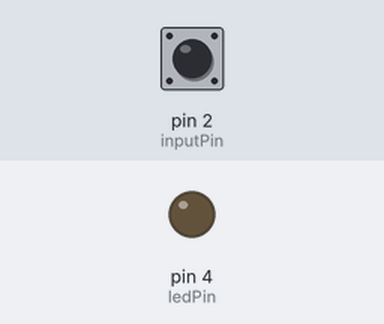
Recording of a sketch running on a simulated Arduino Uno, built with avr-gcc and run on an emulated ATmega328P. Shown: output pins drawn as LEDs (lit = HIGH). Dashed ring = blinking. The inputs (shaded band) are chosen by the test bench; at power-on: pin 2 (inputPin) HIGH. What the sketch prints to the serial monitor is not drawn.

Above: at 1.2 s.
1.3 s: pin 2 (inputPin) pulled LOW for 0.15 s
At 1.37 s:
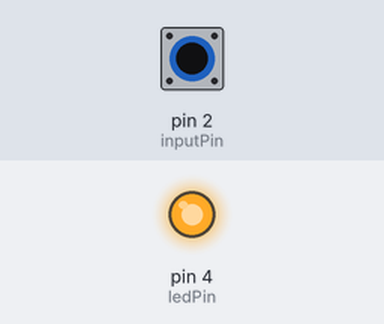
2.9 s: pin 2 (inputPin) pulled LOW for 1 s
At 5.1 s:
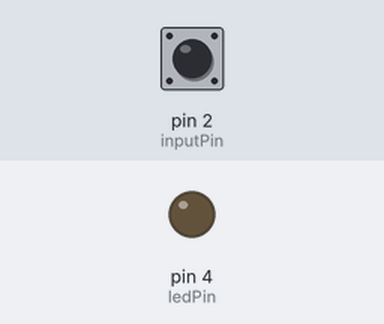
5.8 s: pin 2 (inputPin) pulled LOW for 3.2 s
At 6.6 s:
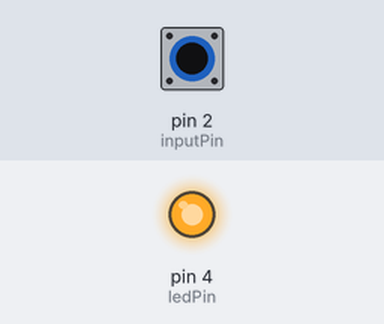
10.5 s: pin 2 (inputPin) pulsed LOW 2 times (0.12 s each, 0.3 s apart)
At 10.56 s:
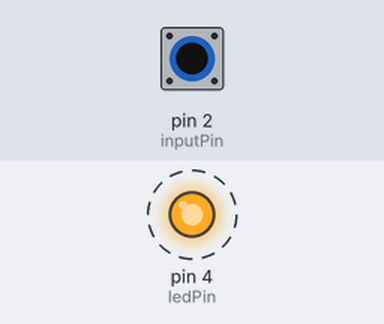
12.9 s: pin 2 (inputPin) pulsed LOW 5 times (0.12 s each, 0.3 s apart)
At 14.9 s:
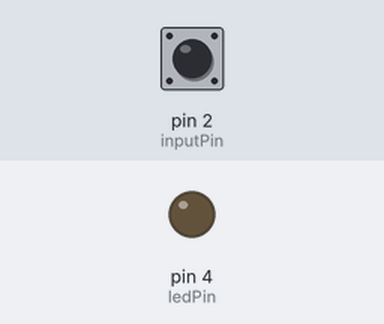
Timing chart, 0 to 16.4 s (numbered marks = the images above; inputs shaded):
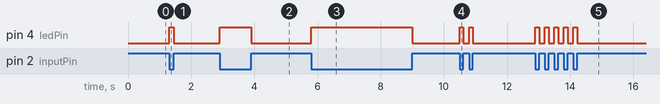

Measured:
- after the input at 1.3 s, pin 4 (ledPin): LOW → HIGH at once, → LOW 0.15 s later
- after the input at 2.9 s, pin 4 (ledPin): LOW → HIGH at once, → LOW 1.0 s later
- after the input at 5.8 s, pin 4 (ledPin): LOW → HIGH at once, → LOW 3.2 s later
- after the input at 10.5 s, pin 4 (ledPin): alternates HIGH for 0.12 s and LOW for 0.18 s, 4 changes in all, then stays LOW, starting at once
- after the input at 12.9 s, pin 4 (ledPin): alternates HIGH for 0.12 s and LOW for 0.18 s, 10 changes in all, then stays LOW, starting at once

The sketch:

MorseEncode.ino
```cpp
/*
  Program to decode morse code inputted trough a push button or key. The schematic attached has an Status LED
  and a buzzer. Both of these are optional. Code written by RF-Fox[KG3FOX]

 Pinout:
 *
 *  Digital pin 2: lead 1 of button
 *  Digital pin 4: LED positive
 *  GND: Button lead 2
 *  GND: LED Negative
 */

unsigned long signal_len,t1,t2;   //Button press time
int inputPin = 2;                 //Push button input pin
int ledPin = 4;                   //LED feedback pin
String code = "";                 //Alphabet storage string

void setup() {
  Serial.begin(9600);
  pinMode(inputPin, INPUT_PULLUP); //Internal resistor used to keep circuit simple
  pinMode(ledPin,OUTPUT);
}

void loop()
{
NextDotDash:
  while (digitalRead(inputPin) == HIGH) {}
  t1 = millis();                            //Time button pressed
  digitalWrite(ledPin, HIGH);               //Turns the LED on when the button is pressed
  while (digitalRead(inputPin) == LOW) {}
  t2 = millis();                            //Time button released
  digitalWrite(ledPin, LOW);                //Turnd LED off when the button is released
  signal_len = t2 - t1;                     //Time button is pressed
  if (signal_len > 50)                      //Subtracts slight offset of button debouncing
  {
    code += readio();                       //Detects dot or dash
  }
  while ((millis() - t2) < 500)           //If button press greater than 0.5s go to the next alphabet
  {
    if (digitalRead(inputPin) == LOW)
    {
      goto NextDotDash;
    }
  }
  convertor();                          //Deciphers dots and dashes to plaintext
}

char readio()
{
  if (signal_len < 250 && signal_len > 50)
  {
    return '.';                        //If the button is pressed for less than 0.250seconds, it is a dot
  }
  else if (signal_len > 250)           //0.250 second change is about 8 word per minute, calculate and change this to your desired speed
  {
    return '-';                        //If the button is pressed for more than 0.250seconds, it is a dash
  }
}

void convertor()
{
  static String letters[] = {".-", "-...", "-.-.", "-..", ".", "..-.", "--.", "....", "..", ".---", "-.-", ".-..", "--", "-.", "---", ".--.", "--.-",
                             ".-.", "...", "-", "..-", "...-", ".--", "-..-", "-.--", "--..", "E"
                            };

  static String numbers[] = {".----", "..---", "...--", "....-", ".....", "-....", "--...", "---..", "----.", "-----", "E"
                            };

  int i = 0;
  if (code == ".-.-.-")
  {
    Serial.print(".");        //Period
  }

   if (code == "--..--")
  {
    Serial.print(",");        //comma
  }

 if (code == "..--..")
  {
    Serial.print("?");        //Question mark
  }

    if (code == ".----")
  {
    Serial.print("1");        //Number 1
  }

   if (code == "..---")
  {
    Serial.print("2");        //Number 2
  }

   if (code == "...--")
  {
    Serial.print("3");        //Number 3
  }

   if (code == "....-")
  {
    Serial.print("4");        //Number 4
  }

   if (code == ".....")
  {
    Serial.print("5");        //Number 5
  }

   if (code == "-....")
  {
    Serial.print("6");        //Number 6
  }

   if (code == "--...")
  {
    Serial.print("7");        //Number 7
  }

   if (code == "---..")
  {
    Serial.print("8");        //Number 8
  }

   if (code == "----.")
  {
    Serial.print("9");        //Number 9
  }

   if (code == "-----")
  {
    Serial.print("0");        //Number 0
  }

  else
  {
    while (letters[i] != "E")  //Compares input code with alphabet array
    {
      if (letters[i] == code)
      {
        Serial.print(char('A' + i));
        break;
      }
      i++;
    }
   // if (letters[i] == "E")
   // {
    //  Serial.println();  //Future error when no letters/numbers are detected
   // }
  }
  code = "";                            //reset code to blank string
}
//Code written by RF-Fox[KG3FOX]
```
